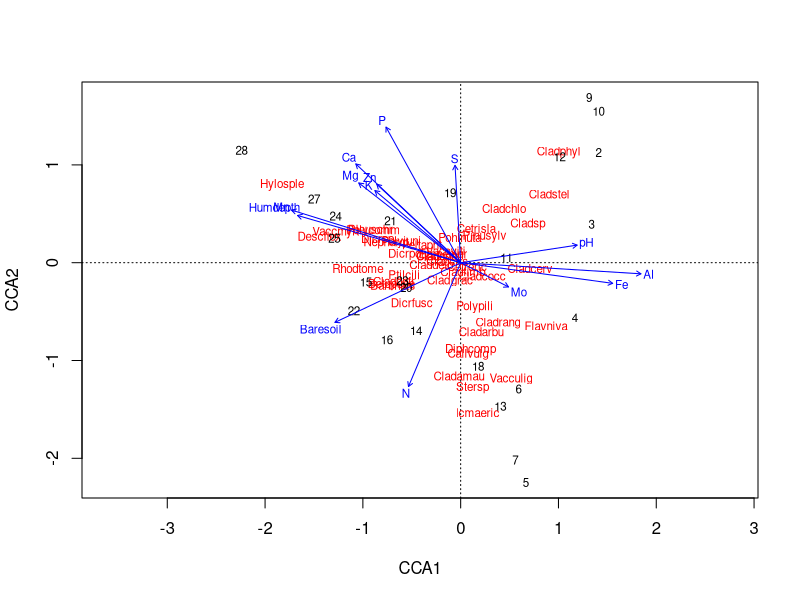
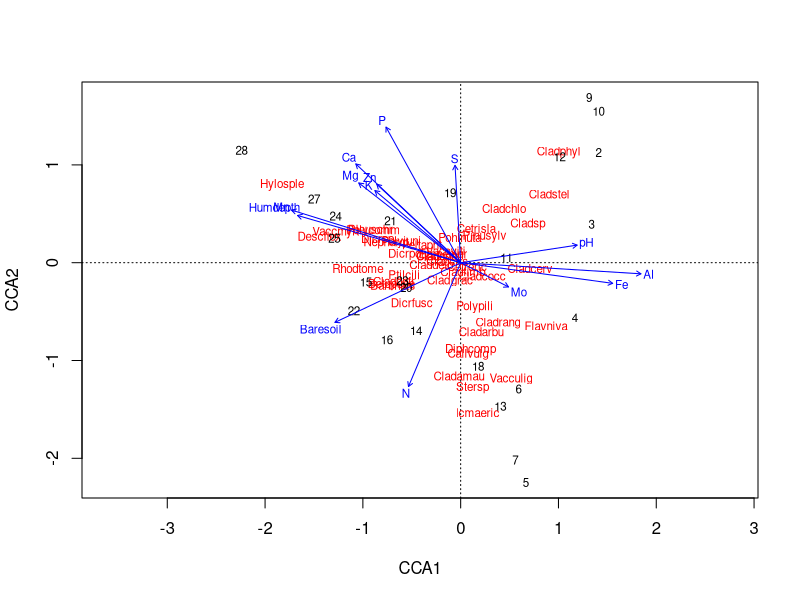
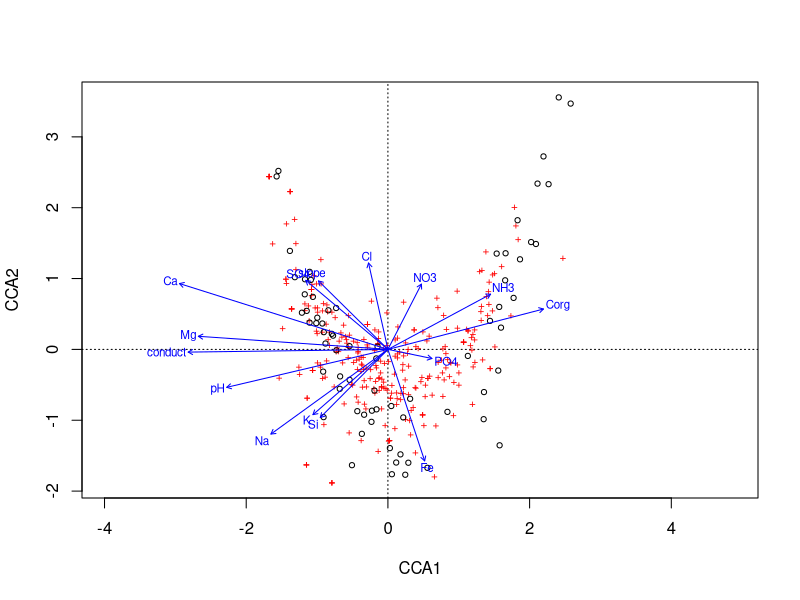
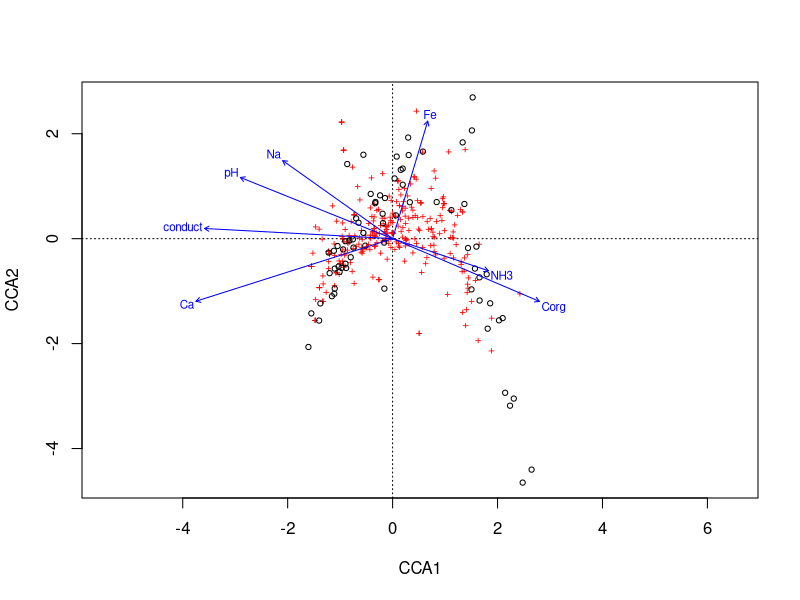
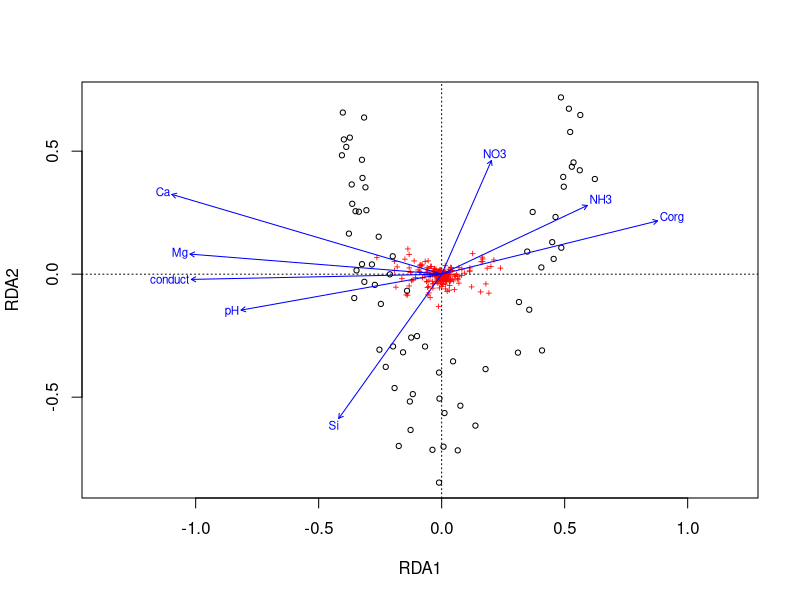

The R script that drew these images, in order:
## ---- chunk 1
knitr::opts_chunk$set(comment = "", cache = TRUE, crop = TRUE)
knitr::knit_hooks$set(crop = knitr::hook_pdfcrop)
library("vegan")
data(varespec)
data(varechem)
## ---- chunk 2
cca1 <- cca(varespec ~ ., data = varechem)
cca1
## ---- chunk 3
rda1 <- rda(varespec ~ ., data = varechem)
rda1
## ---- chunk 4
eigenvals(cca1)
## ---- chunk 5
str(scores(cca1, choices = 1:4, display = c("species","sites")), max = 1)
head(scores(cca1, choices = 1:2, display = "sites"))
## ---- chunk 6
scores(cca1, choices = 1:2, display = "species", scaling = 3)
## ---- chunk 7
pcca <- cca(X = varespec,
            Y = varechem[, "Ca", drop = FALSE],
            Z = varechem[, "pH", drop = FALSE])
pcca <- cca(varespec ~ Ca + Condition(pH), data = varechem) ## easier!
## ---- chunk 8
plot(cca1)
## ---- chunk 9
plot(cca1)
## ---- chunk 10
vare.cca <- cca(varespec ~ Al + P*(K + Baresoil), data = varechem)
vare.cca
## ---- chunk 11
upr <- cca(varespec ~ ., data = varechem)
lwr <- cca(varespec ~ 1, data = varechem)
set.seed(1)
mods <- ordistep(lwr, scope = formula(upr), trace = 0)
## ---- chunk 12
mods
## ---- chunk 13
mods$anova
## ---- chunk 14
mods2 <- step(upr, scope = list(lower = formula(lwr), upper = formula(upr)), trace = 0,
              test = "perm")
mods2
## ---- chunk 15
set.seed(42)
(perm <- anova(cca1))
## ---- chunk 16
perm
## ---- chunk 17
args(anova.cca)
## ---- chunk 18
set.seed(1)
anova(mods, by = "axis")
## ---- chunk 19
set.seed(5)
anova(mods, by = "terms")
## ---- chunk 20
set.seed(10)
anova(mods, by = "margin")
## ---- chunk 21
## load vegan
library("vegan")

## load the data
spp <- read.csv("data/meadow-spp.csv", header = TRUE, row.names = 1)
env <- read.csv("data/meadow-env.csv", header = TRUE, row.names = 1)
## ---- chunk 22
m1 <- cca(spp ~ ., data = env)
set.seed(32)
anova(m1)
## ---- chunk 23
plot(m1)
## ---- chunk 24
set.seed(67)
lwr <- cca(spp ~ 1, data = env)
m2 <- ordistep(lwr, scope = formula(m1), perm.max = 499, trace = FALSE)
m2
## ---- chunk 25
plot(m2)
## ---- chunk 26
m2$anova
## ---- chunk 27
spph <- decostand(spp, method = "hellinger")
m3 <- rda(spph ~ ., data = env)
lwr <- rda(spph ~ 1, data = env)
m4 <- ordistep(lwr, scope = formula(m3), perm.max = 199, trace = FALSE)
## ---- chunk 28
plot(m4)
## ---- chunk 29
m5 <- ordiR2step(lwr, scope = formula(m3), perm.max = 199, trace = FALSE)
m5$anova
## ---- chunk 30
head(goodness(mods))
head(goodness(mods, summarize = TRUE))
## ---- chunk 31
head(inertcomp(mods, proportional = TRUE))
## ---- chunk 32
spenvcor(mods)
## ---- chunk 33
intersetcor(mods)
## ---- chunk 34
shuffle(10, control = how(within = Within(type = "series")))
## ---- chunk 35
set.seed(4)
h <- how(within = Within(type = "grid", ncol = 3, nrow = 3))
perm <- shuffle(9, control = h)
## ---- chunk 36
matrix(perm, ncol = 3)
## ---- chunk 37
plt <- gl(3, 10)
h <- how(within = Within(type = "series"), plots = Plots(strata = plt))
## ---- chunk 38
args(Within)
args(Plots)
## ---- chunk 39
args(how)
## ---- chunk 40
plt <- gl(3, 10)
h <- how(within = Within(type = "series"), plots = Plots(strata = plt))
set.seed(4)
p <- shuffle(30, control = h)
do.call("rbind", split(p, plt)) ## look at perms in context
## ---- chunk 41
plt <- gl(3, 10)
h <- how(within = Within(type = "series", constant = TRUE), plots = Plots(strata = plt))
set.seed(4)
p <- shuffle(30, control = h)
do.call("rbind", split(p, plt)) ## look at perms in context
## ---- chunk 42
## Analyse the Ohraz data Case study 5 of Leps & Smilauer

## load vegan
library("vegan")

## load the data
spp <- read.csv("data/ohraz-spp.csv", header = TRUE, row.names = 1)
env <- read.csv("data/ohraz-env.csv", header = TRUE, row.names = 1)
molinia <- spp[, 1]
spp <- spp[, -1]

## Year as numeric
env <- transform(env, year = as.numeric(as.character(year)))
## ---- chunk 43
## hypothesis 1
c1 <- rda(spp ~ year + year:mowing + year:fertilizer +
          year:removal + Condition(plotid), data = env)

h <- how(within = Within(type = "none"),
         plots = Plots(strata = env$plotid, type = "free"))
set.seed(42)
perm <- shuffleSet(nrow(env), nset = 499, control = h)

anova(c1, permutations = h, model = "reduced")
anova(c1, permutations = h, model = "reduced", by = "axis")
## ---- chunk 44
## hypothesis 2
c2 <- rda(spp ~ year:mowing + year:fertilizer + year:removal +
          Condition(year + plotid), data = env)
anova(c2, permutations = h, model = "reduced")
anova(c2, permutations = h, model = "reduced", by = "axis")
